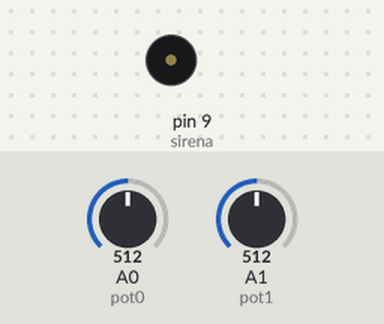
Bench run of a sketch on a simulated Arduino Uno, built with avr-gcc and run on an emulated ATmega328P. On the bench: buzzer (waves = sounding). The test bench sets the inputs (shaded band); at power-on: A0 (pot0) = 512, A1 (pot1) = 512.

Above: at 1.8 s.
1.9 s: A0 (pot0) set to 122
At 2.5 s:
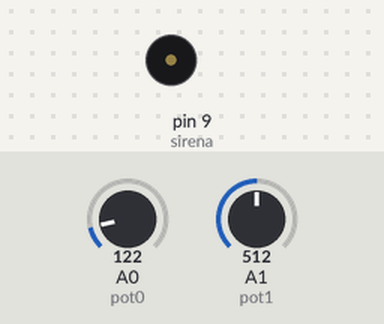
5.4 s: A1 (pot1) set to 122
At 6.03 s:
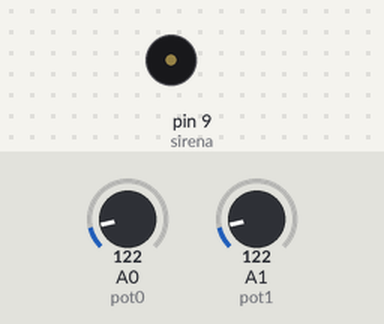
8.9 s: A0 (pot0) set to 0
At 9.9 s:
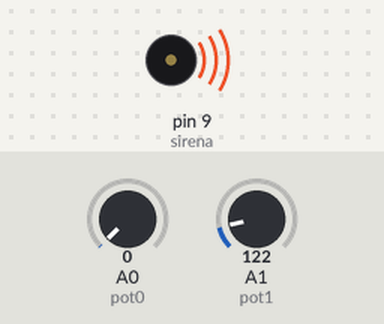
Timing chart, 0 to 11.9 s (numbered marks = the images above; inputs shaded):
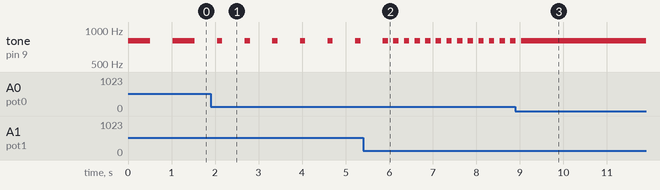

Measured:
- after the input at 1.9 s, tone on pin 9 (sirena): alternates 800 Hz for 0.12 s and silent for 0.51 s, starting after 0.27 s
- after the input at 5.4 s, tone on pin 9 (sirena): alternates 800 Hz for 0.12 s and silent for 0.12 s, starting after 0.70 s
- after the input at 8.9 s, tone on pin 9 (sirena): goes on until 9.0 s, then stays 800 Hz
- by itself, tone on pin 9 (sirena): alternates 800 Hz for 0.51 s and silent for 0.51 s

The sketch:

EX5.ino
```cpp
const byte sirena = 9;        // donar nom al pin 9 de l’Arduino
const byte pot0 = A0;         // donar nom al pin A0 de l’Arduino
const byte pot1 = A1;         // donar nom al pin A1 de l’Arduino
int valPot0;                 // guardar valor del potènciometre
int valPot1;

//********** Setup ****************************************************************
void setup()
{
  pinMode(sirena, OUTPUT);   // definir el pin 9 com una sortida
  pinMode(pot0, INPUT);
  pinMode(pot1, INPUT);
}

//********** Loop *****************************************************************
void loop()
{
  valPot0 = analogRead(pot0);   // llegir valor potenciòmetre
  valPot1 = analogRead(pot1);

  tone(sirena, 800, valPot0);    // sirena de durada valPot0
  delay(valPot0 + valPot1);  // esperar valPot0 de la sirena + valPot1 silenci
}
```
